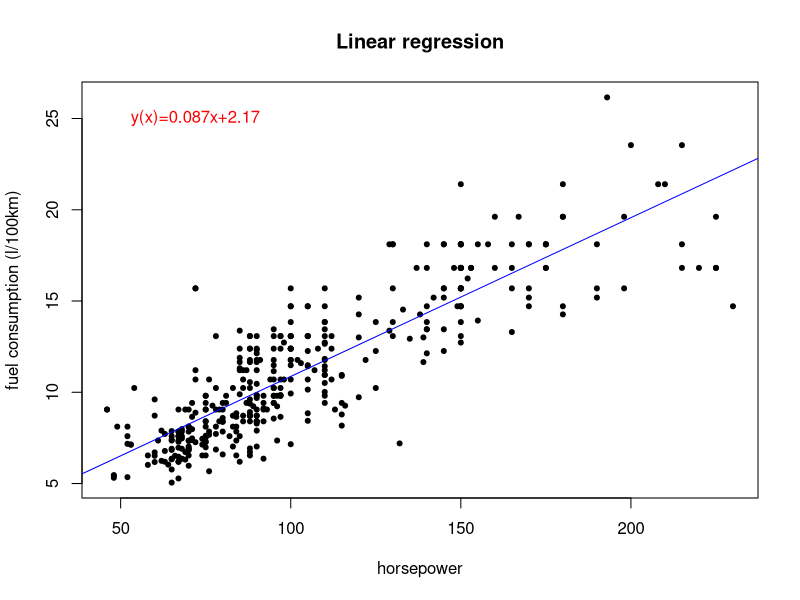

Write the R code that produced this figure.
## ---- chunk 1
graphics.off()      # reset/close all graphical devices 

# read the file 'Auto.data' (data on cars)
Auto <- read.table("Auto.data", header=TRUE, na.strings="?")
summary(Auto)
## ---- chunk 2
# put proper country of origin
Auto[,"origin"] <- factor(c("USA","EU","Japan")[Auto[,"origin"]])

# convert "miles per gallon" to "liters per km"
Auto[,"mpg"] <- 235.4/Auto[,"mpg"]
colnames(Auto)[which(colnames(Auto)=="mpg")] <- "l.100km"

summary(Auto)
## ---- chunk 3
Auto$name <- paste (1:nrow(Auto), Auto$name)
rownames(Auto) <- Auto$name
Auto <- subset (Auto, select=-name)
head(Auto)
## ---- chunk 4
table(Auto$cylinders)
## ---- chunk 5
subset(Auto,cylinders==3)
## ---- chunk 6
subset(Auto,cylinders==5)
## ---- chunk 7
summary(Auto)
## ---- chunk 8
with (Auto, Auto.lm <<- lm(l.100km ~ horsepower, Auto))

plot(Auto[,"horsepower"],Auto[,"l.100km"],
     pch=20,
     xlab="horsepower",ylab="fuel consumption (l/100km)",
     main="Linear regression")

# add regression line
a <- Auto.lm$coefficients["(Intercept)"]
b <- Auto.lm$coefficients["horsepower"]
abline(a=a,b=b,col="blue")
text(50,25,sprintf("y(x)=%.3fx+%.2f",b,a),col="red",pos=4)
## ---- chunk 9
library(xtable)

xtable(Auto[1:4,])
xtable(Auto.lm)
## ---- chunk 10
# this is a list of R objects that can be embedded into a LaTeX table code:
methods(xtable)
## ---- chunk 11
dim(Auto)
## ---- chunk 12
names(Auto)
## ---- chunk 13
Auto[1:4,]
Auto[10,6:7]
## ---- chunk 14
summary(Auto)
## ---- chunk 15
Auto
